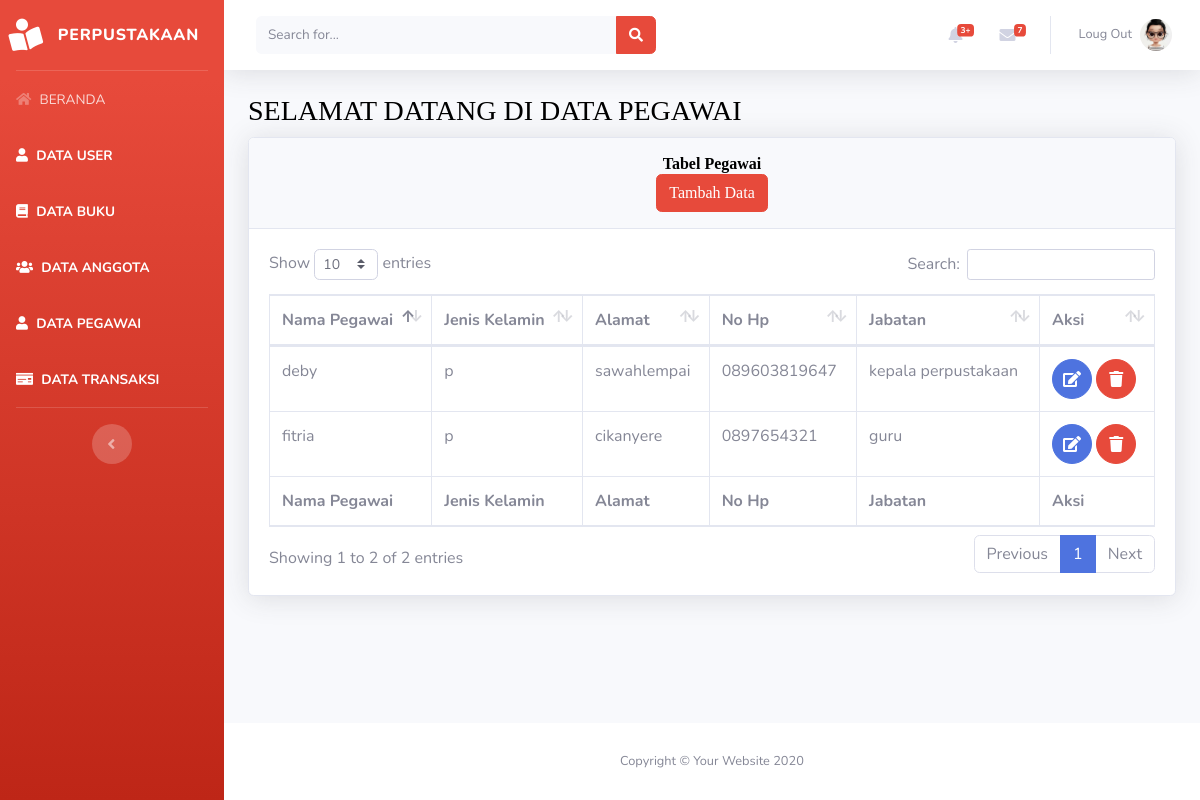
The page /beranda.php?page=pegawai on the database its author committed.
### tables this page shows
CREATE TABLE `tabel_pegawai` (
  `id_pegawai` int(5) NOT NULL,
  `nama_pegawai` varchar(50) NOT NULL,
  `jenis_kelamin` enum('l','p') NOT NULL,
  `alamat` text NOT NULL,
  `no_hp` varchar(20) NOT NULL,
  `jabatan` varchar(30) NOT NULL
);

### views/pegawai/pegawai.php (the view)
<div class="container-fluid">
    <h1 class="h3 mb-2 text-gray-800"><marquee><font color="black" face="fantasy">SELAMAT DATANG DI DATA PEGAWAI</font></marquee></h1>
    <div class="card shadow mb-4">
        <div class="card-header py-3" align="center">
            <h6 class="m-0 font-weight-bold text-info"><font color="black" face="fantasy">Tabel Pegawai</font></h6>
            <a href="beranda.php?page=pegawai&aksi=add">
                <button class="btn btn-danger"><font color="white" face="fantasy">Tambah Data</font></button>
            </a>
        </div>
        <div class="card-body">
            <div class="table-responsive">
                <table class="table table-bordered" id="dataTable" width="100%" cellspacing="0">
                    <thead>
                        <tr>
                            <th>Nama Pegawai</th>
                            <th>Jenis Kelamin</th>
                            <th>Alamat</th>
                            <th>No Hp</th>
                            <th>Jabatan</th>
                            <th>Aksi</th>
                        </tr>
                    </thead>
                    <tfoot>
                        <tr>
                            <th>Nama Pegawai</th>
                            <th>Jenis Kelamin</th>
                            <th>Alamat</th>
                            <th>No Hp</th>
                            <th>Jabatan</th>
                            <th>Aksi</th>
                        </tr>
                    </tfoot>
                    <tbody>
                    <?php
                        $sql = "select * from tabel_pegawai";
                        $show = $database->query($sql);
                        foreach($show as $pegawai):
                    ?>
                        <tr>
                            <td><?php echo $pegawai['nama_pegawai']?></td>
                            <td><?php echo $pegawai['jenis_kelamin']?></td>
                            <td><?php echo $pegawai['alamat']?></td>
                            <td><?php echo $pegawai['no_hp']?></td>
                            <td><?php echo $pegawai['jabatan']?></td>
                            <td>
                               <a href="beranda.php?page=pegawai&aksi=edit&id=<?php echo $pegawai['id_pegawai']?>"
                                 class="btn btn-primary btn-circle">
                                    <i class="fas fa-edit"></i>
                                    </a>
                                <a href="model/pegawai/prosesdeletepegawai.php?id=<?php echo $pegawai['id_pegawai']?>"
                                 class="btn btn-danger btn-circle">
                                    <i class="fas fa-trash"></i>
                                    </a>
                            </td>
                        </tr>
                        <?php endforeach; ?>
                    </tbody>
                </table>
            </div>
        </div>
    </div>
</div>

### rows shown on the page
tabel_pegawai: nama_pegawai "deby", jenis_kelamin "p", alamat "sawahlempai", no_hp "089603819647", jabatan "kepala perpustakaan"
tabel_pegawai: nama_pegawai "fitria", jenis_kelamin "p", alamat "cikanyere", no_hp "0897654321", jabatan "guru"
